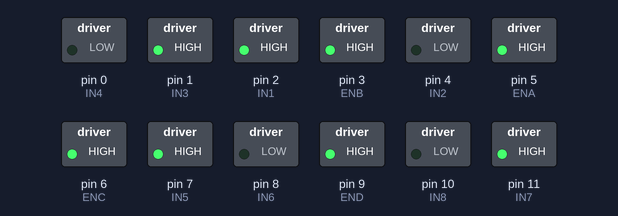
Simulated run of this sketch. Board: Arduino Uno, built with avr-gcc and run on an emulated ATmega328P. On the bench: switched loads named in the sketch (green lamp = pin HIGH).

Above: at 0.1 s.
At 30.1 s:
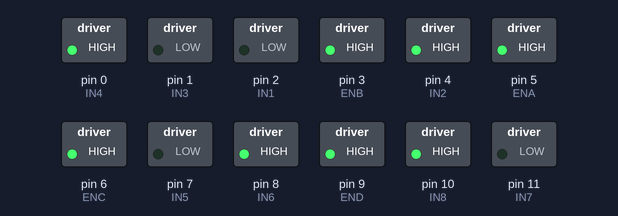
Timing chart, 0 to 31.6 s (numbered marks = the images above):
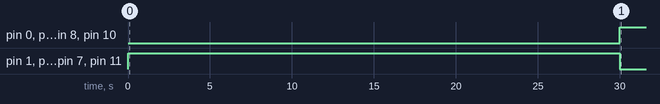

Measured:
- by itself, pin 0 (IN4), pin 4 (IN2), pin 8 (IN6), pin 10 (IN8): LOW → HIGH at 30.0 s
- by itself, pin 1 (IN3), pin 2 (IN1), pin 7 (IN5), pin 11 (IN7): LOW → HIGH at 0.00 s, → LOW 30.0 s later

The sketch:

cool_duup1.ino
```cpp
//========== Motor 1 ==========
const int ENA = 5;
const int IN1 = 2;
const int IN2 = 4;

//========== Motor 2 ==========
const int ENB = 3;
const int IN3 = 1;
const int IN4 = 0;

//========== Motor 3 ==========
const int ENC = 6;
const int IN5 = 7;
const int IN6 = 8;

//========== Motor 4 ==========
const int END = 9;
const int IN7 = 11;
const int IN8 = 10;

void setup()
{
    pinMode(ENA, OUTPUT);
    pinMode(IN1, OUTPUT);
    pinMode(IN2, OUTPUT);

    pinMode(ENB, OUTPUT);
    pinMode(IN3, OUTPUT);
    pinMode(IN4, OUTPUT);

    pinMode(ENC, OUTPUT);
    pinMode(IN5, OUTPUT);
    pinMode(IN6, OUTPUT);

    pinMode(END, OUTPUT);
    pinMode(IN7, OUTPUT);
    pinMode(IN8, OUTPUT);

    analogWrite(ENA, 255);
    analogWrite(ENB, 255);
    analogWrite(ENC, 255);
    analogWrite(END, 255);
}

void loop()
{
    //================ للأمام =================
    forward();
    delay(30000);

    //================ للخلف =================
    backward();
    delay(60000);

    //================ يمين ويسار بالتناوب =================
    for (int i = 0; i < 6; i++)   // 6 مرات × 10 ثوان = دقيقة
    {
        right();
        delay(5000);

        left();
        delay(5000);
    }
}

//================ Functions =================

void forward()
{
    digitalWrite(IN1, HIGH); digitalWrite(IN2, LOW);
    digitalWrite(IN3, HIGH); digitalWrite(IN4, LOW);
    digitalWrite(IN5, HIGH); digitalWrite(IN6, LOW);
    digitalWrite(IN7, HIGH); digitalWrite(IN8, LOW);
}

void backward()
{
    digitalWrite(IN1, LOW); digitalWrite(IN2, HIGH);
    digitalWrite(IN3, LOW); digitalWrite(IN4, HIGH);
    digitalWrite(IN5, LOW); digitalWrite(IN6, HIGH);
    digitalWrite(IN7, LOW); digitalWrite(IN8, HIGH);
}

void right()
{
    // اليسار للأمام
    digitalWrite(IN1, HIGH); digitalWrite(IN2, LOW);
    digitalWrite(IN3, HIGH); digitalWrite(IN4, LOW);

    // اليمين للخلف
    digitalWrite(IN5, LOW); digitalWrite(IN6, HIGH);
    digitalWrite(IN7, LOW); digitalWrite(IN8, HIGH);
}

void left()
{
    // اليسار للخلف
    digitalWrite(IN1, LOW); digitalWrite(IN2, HIGH);
    digitalWrite(IN3, LOW); digitalWrite(IN4, HIGH);

    // اليمين للأمام
    digitalWrite(IN5, HIGH); digitalWrite(IN6, LOW);
    digitalWrite(IN7, HIGH); digitalWrite(IN8, LOW);
}
```
